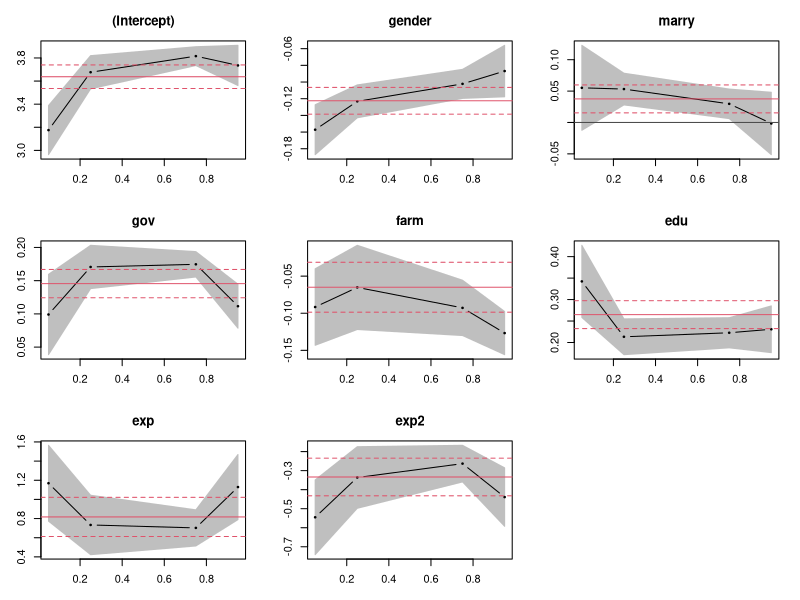

R code for this plot:

getwd()
setwd("D:/102/quantile") 

sink("wage-qr.out")

dat=read.csv("wage.csv",header=T)
attach(dat)

dat


#install.packages('quantreg')

library(quantreg)

exp2 <- exp*exp

ls <- lm(lnwage~gender+marry+gov+farm+edu+exp+exp2)
summary(ls)


taus <- c(0.05,0.25,0.75,0.95)

qt <- summary(rq(lnwage~gender+marry+gov+farm+edu+exp+exp2, taus))

qt


pdf("wage.pdf", horizontal = FALSE, width = 8.5, height =8.5)
#plot(qt, nrow =5, ncol = 2)
plot(qt)
dev.off()

